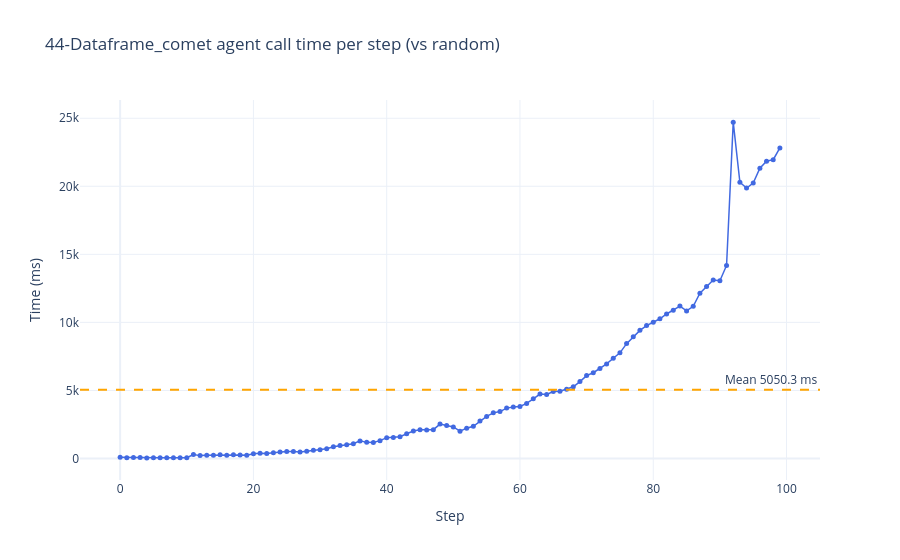

Notebook code cell kept with this figure:
### Code cell
fig = go.Figure()
fig.add_trace(go.Scatter(
    x=step_numbers,
    y=step_times_ms,
    mode="lines+markers",
    name="Agent call time",
    line=dict(color="royalblue", width=1.5),
    marker=dict(size=5),
))
fig.add_hline(
    y=mean_ms,
    line_dash="dash",
    line_color="orange",
    annotation_text=f"Mean {mean_ms:.1f} ms",
    annotation_position="top right",
)
fig.update_layout(
    title="44-Dataframe_comet agent call time per step (vs random)",
    xaxis_title="Step",
    yaxis_title="Time (ms)",
    template="plotly_white",
    hovermode="x unified",
)
fig.show()

### Figure 1 — Plotly figure (JSON) as saved in the notebook; plotly's stock layout.template omitted (floating-point values rounded to 4 significant figures)
{"data": [{"line": {"color": "royalblue", "width": 1.5}, "marker": {"size": 5}, "mode": "lines+markers", "name": "Agent call time", "type": "scatter", "x": [0, 1, 2, 3, 4, 5, 6, 7, 8, 9, 10, 11, 12, 13, 14, 15, 16, 17, 18, 19, 20, 21, 22, 23, 24, 25, 26, 27, 28, 29, 30, 31, 32, 33, 34, 35, 36, 37, 38, 39, 40, 41, 42, 43, 44, 45, 46, 47, 48, 49, 50, 51, 52, 53, 54, 55, 56, 57, 58, 59, 60, 61, 62, 63, 64, 65, 66, 67, 68, 69, 70, 71, 72, 73, 74, 75, 76, 77, 78, 79, 80, 81, 82, 83, 84, 85, 86, 87, 88, 89, 90, 91, 92, 93, 94, 95, 96, 97, 98, 99], "y": [86.71, 62.01, 64.7, 69.86, 45.71, 47.73, 47.18, 51.28, 56.26, 57.66, 61.17, 292.5, 211.2, 236.9, 242.0, 279.0, 239.9, 272.3, 265.6, 235.3, 354.6, 380.3, 359.4, 414.1, 483.2, 510.2, 511.4, 471.3, 530.6, 605.7, 648.0, 711.6, 861.1, 950.1, 1011.0, 1083.0, 1295.0, 1185.0, 1183.0, 1311.0, 1532.0, 1540.0, 1601.0, 1821.0, 2018.0, 2118.0, 2091.0, 2117.0, 2529.0, 2426.0, 2317.0, 2004.0, 2227.0, 2371.0, 2749.0, 3089.0, 3354.0, 3447.0, 3703.0, 3792.0, 3821.0, 4044.0, 4383.0, 4731.0, 4700.0, 4926.0, 4936.0, 5092.0, 5268.0, 5649.0, 6092.0, 6303.0, 6604.0, 6948.0, 7362.0, 7765.0, 8441.0, 8942.0, 9416.0, 9769.0, 10000.0, 10270.0, 10620.0, 10880.0, 11200.0, 10840.0, 11190.0, 12140.0, 12640.0, 13110.0, 13060.0, 14190.0, 24720.0, 20300.0, 19870.0, 20240.0, 21330.0, 21850.0, 21950.0, 22820.0]}], "layout": {"annotations": [{"showarrow": false, "text": "Mean 5050.3 ms", "x": 1, "xanchor": "right", "xref": "x domain", "y": 5050.0, "yanchor": "bottom", "yref": "y"}], "hovermode": "x unified", "shapes": [{"line": {"color": "orange", "dash": "dash"}, "type": "line", "x0": 0, "x1": 1, "xref": "x domain", "y0": 5050.0, "y1": 5050.0, "yref": "y"}], "title": {"text": "44-Dataframe_comet agent call time per step (vs random)"}, "xaxis": {"title": {"text": "Step"}}, "yaxis": {"title": {"text": "Time (ms)"}}}}
